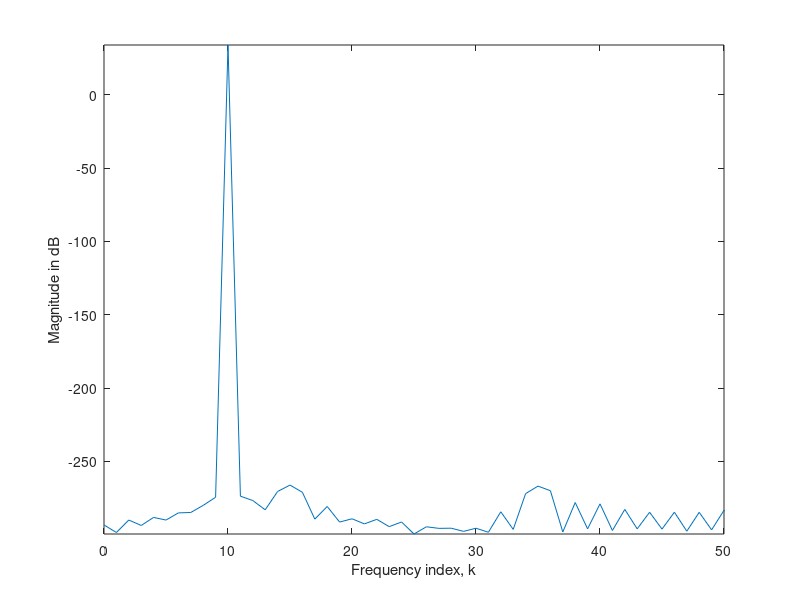

MATLAB code to generate this figure:
N=100;
f=1000;
fs=10000;
n=[0:N-1];
k=[0:N-1];
omega=2*pi*f/fs;
A=1;
xn=A*sin(omega*n);
Xk=fft(xn, N);
magXk=20*log10(abs(Xk));
plot(k, magXk);
axis([0, N/2, -inf, inf]);
xlabel('Frequency index, k');
ylabel('Magnitude in dB');